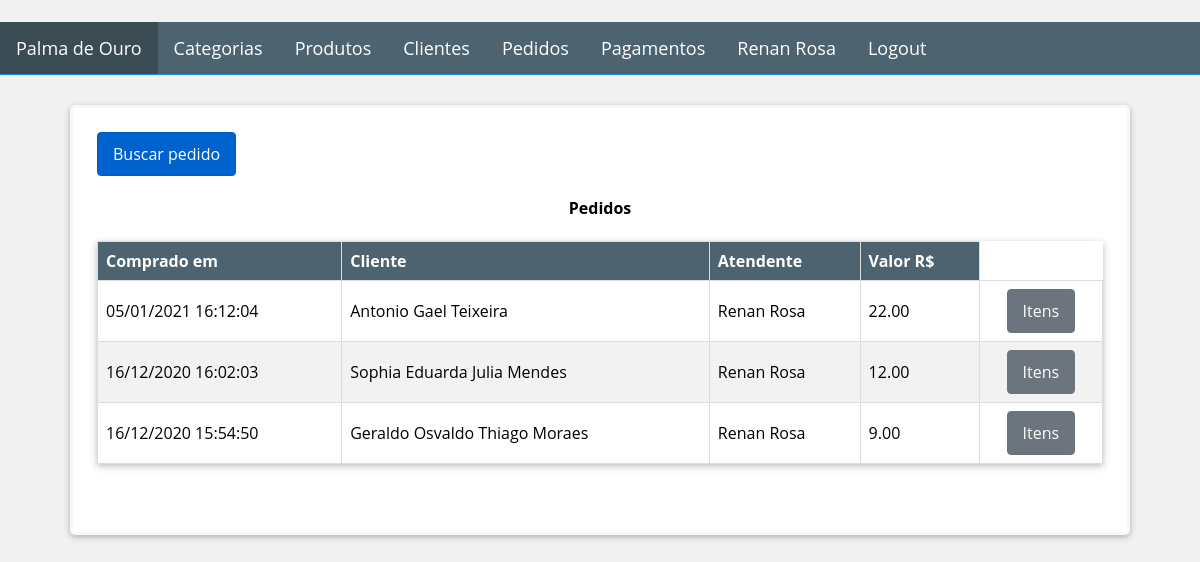
/order (signed in), run on the app's committed database.
### Golden_Leaf/models.py (models this page shows, shortened)
class User(db.Model):
    __metaclass__ = ABCMeta
    __abstract__ = True
    id = db.Column(db.Integer, primary_key=True)
    name = db.Column(db.String(64), nullable=False, index=True)
    phone_number = db.Column(db.String(11), nullable=False)

class Clerk(User, UserMixin):
    __tablename__ = 'clerks'
    image_file = db.Column(db.String(64), default='default.png')
    email = db.Column(db.String(64), unique=True)
    password_hash = db.Column(db.String(128), nullable=False)
    __mapper_args__ = {
        'concrete': True
    }
    @property
    def password(self) -> None:
        raise AttributeError('password is not a readable attribute')

class Order(db.Model):
    __tablename__ = 'orders'
    id = db.Column(db.Integer, primary_key=True)
    client_id = db.Column(db.Integer, ForeignKey('clients.id'), nullable=False)
    clerk_id = db.Column(db.Integer, ForeignKey('clerks.id'), nullable=False)
    date = db.Column(db.DateTime, index=True, default=datetime.now)
    total = db.Column(db.Numeric(10, 2), default=0)
    client = relationship("Client", backref=backref('orders', order_by=id))
    clerk = relationship("Clerk", backref=backref('orders', order_by=id))

class Client(User):
    __tablename__ = 'clients'
    __mapper_args__ = {'concrete': True}
    identification = db.Column(db.String(9), unique=True)
    notifiable = db.Column(db.Boolean)
    address = db.Column(db.String(64))
    status = db.Column(db.Boolean)
    amount = db.Column(db.Numeric(10, 2), default=0)

### Golden_Leaf/views/order/routes.py (the view)
@blueprint_order.route('/order/client/<int:id>', methods=['GET'])
@blueprint_order.route('/order', defaults={'id': None}, methods=['GET'])
@register_breadcrumb(blueprint_order, '.', 'Pedidos')
def get_orders(id):
    page = request.args.get('page', 1, type=int)
    if id is not None:
        orders = Order.query \
            .filter_by(client_id=id) \
            .order_by(Order.date.desc()) \
            .paginate(page=page, per_page=10)
        return render_template('order/client_orders.html', orders=orders, client_id=id)
    orders = Order.query.order_by(Order.date.desc()).paginate(page=page, per_page=10)
    return render_template('order/list.html', orders=orders)

### Golden_Leaf/models.py (called while the page is built)
@login_manager.user_loader
def load_user(id):
    return Clerk.query.get(id)

### Golden_Leaf/templates/order/list.html (shortened to what this page needs)
{% extends "base.html" %}
{% block page_content %}
<div class="container">
    <div>
        <a href="{{ url_for('blueprint_order.search_order') }}" class="btn btn-primary">
            Buscar pedido
        </a>
    </div>
    <div class="table-responsive">
        <table>
            <caption><h4>Pedidos</h4></caption>
            <thead>
                <tr>
                    <th>Comprado em</th>
                    <th>Cliente</th>
                    <th>Atendente</th>
                    <th>Valor R$</th>
                </tr>
            </thead>
            <tbody>
                {% for order in orders.items %}
                <tr>
                    <td>{{ order.date.strftime('%d/%m/%Y %H:%M:%S') }}</td>
                    <td>{{ order.client.name }}</td>
                    <td>{{ order.clerk.name }}</td>
                    <td>{{ order.total }}</td>
                    <td align="center">
                        <a href="{{ url_for('blueprint_order.items_order',id=order.id) }}"
                           class="btn btn-default">
                            <span>Itens</span>
                        </a>
                    </td>
                </tr>
                {% endfor %}
            </tbody>
        </table>
    </div>
    <div class="panel-footer p-0">
        {% for page_number in orders.iter_pages(left_edge=1,right_edge=1,left_current=1,right_current=2) %}
        {% if page_number %}
        {% if orders.page == page_number %}
        <a class="btn btn-info mb-4"
           href="{{ url_for('blueprint_order.get_orders',page=page_number) }}">{{ page_number }}</a>
        {% else %}
        <a class="btn btn-outline-info mb-4"
           href="{{ url_for('blueprint_order.get_orders',page=page_number) }}">{{ page_number }}</a>
        {% endif %}
        {% else %}
        ...
        {% endif %}
        {% endfor %}
    </div>
</div>
{% endblock %}

### Golden_Leaf/templates/base.html (shortened to what this page needs)
﻿<head>
    {% block head %}
    <link rel="stylesheet" type="text/css" href="{{ url_for('static', filename='css/styles.css') }}">
    {% endblock %}
</head>
<body>
    {% block navbar %}
    <header>
        <nav>
            <ul class="nav">
                <li>
                    <a class="nav-link active" href="{{ url_for('blueprint_main.index') }}">
                         Palma de Ouro
                    </a>
                </li>
                <li>
                    <a class="nav-link" href="{{ url_for('blueprint_category.get_categories') }}">Categorias</a>
                </li>
                <li>
                    <a class="nav-link" href="{{ url_for('blueprint_product.get_products') }}">Produtos</a>
                </li>
                <li>
                    <a class="nav-link" href="{{ url_for('blueprint_client.get_clients') }}">Clientes</a>
                </li>
                <li>
                    <a class="nav-link" href="{{ url_for('blueprint_order.get_orders') }}">Pedidos</a>
                </li>
                <li>
                    <a class="nav-link" href="{{ url_for('blueprint_payment.get_payment') }}">Pagamentos</a>
                </li>
                {% if current_user.is_authenticated %}
                <li>
                    <a class="nav-link" href="{{ url_for('blueprint_clerk.account') }}">
                        {{ current_user.name }}
                    </a>
                </li>
                <li>
                    <a class="nav-link" href="{{ url_for('blueprint_clerk.logout') }}">
                        Logout
                    </a>
                </li>
                {% else %}
                <li>
                    <a class="nav-link" href="{{ url_for('blueprint_clerk.login') }}">
                        <span class="glyphicon glyphicon-user"></span> Login
                    </a>
                </li>
                {% endif %}
            </ul>
        </nav>
    </header>
    {% endblock %}
    <main>
        {% block content  %}
        <div>
            {% block page_content %}
            {% endblock %}
        </div>
        {% endblock %}
    </main>
</body>

### Golden_Leaf/static/css/styles.css (style rules this page uses)
.container, .form-container { border-radius: 5px; color: #000; background-color: #ffffff; border: solid #f7f7f9; box-shadow: 0 2px 5px 0 rgba(0, 0, 0, 0.16), 0 2px 10px 0 rgba(0, 0, 0, 0.12); }
* { box-sizing: border-box; }
html, body, h1, h2, h3, h4, h5 { font-family: "Open Sans", sans-serif; }
body { background-color: #f1f1f1; margin: 0; }
.nav { list-style-type: none; margin: 0; padding: 0; background-color: #4d636f; color: #ffffff; font-size: 18px; border-bottom: 1px solid #1e8adc; display: flex; }
.nav-link { display: block; color: #ffffff; text-align: center; padding: 14px 16px; text-decoration: none; }
.active { background-color: #3a4b53; }
main { margin: auto; padding: 10px; width: 90%; }
.container { padding: 1.5rem; border-width: .2rem; }
table { background-color: #ffffff; color: #000; width: 100%; border-collapse: collapse; box-shadow: 0 2px 5px 0 rgba(0, 0, 0, 0.16), 0 2px 10px 0 rgba(0, 0, 0, 0.12); }
th { text-align: left; border: 1px solid #ddd; background-color: #4d636f; color: white; padding: 8px; }
td { border: 1px solid #ddd; padding: 8px; }
table tr:nth-child(even) { background-color: #f2f2f2; }
.btn { display: inline-block; text-decoration: none; border: 1px solid transparent; padding: 10px 15px; color: #fff; border-radius: .25rem; }
.btn-primary { background-color: #0062cc; border-color: #005cbf; }
.btn-default { background-color: #6c757d; border-color: #6c757d; }

### data on the page
Clerk: name "Renan Rosa"
Order: date "05/01/2021 16:12:04", client.name "Antonio Gael Teixeira", clerk.name "Renan Rosa", total "22.00"
Order: date "16/12/2020 16:02:03", client.name "Sophia Eduarda Julia Mendes", clerk.name "Renan Rosa", total "12.00"
Order: date "16/12/2020 15:54:50", client.name "Geraldo Osvaldo Thiago Moraes", clerk.name "Renan Rosa", total "9.00"
